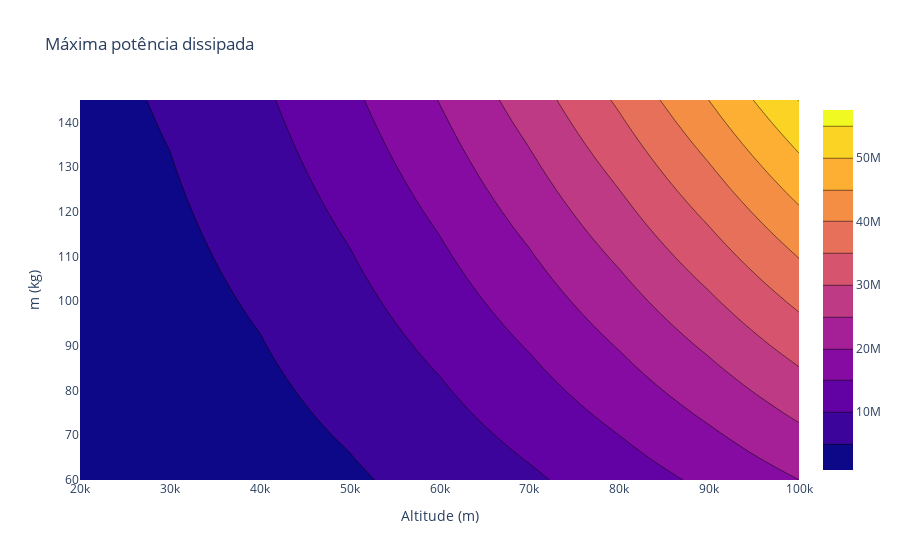

This figure's notebook cell:
### Code cell
layout = go.Layout(title='Máxima potência dissipada',
                   yaxis={'title':'m (kg)'},
                   xaxis={'title': 'Altitude (m)'})

fig3 = go.Figure(data =
    go.Contour(
        z=k_new,
        x=x_new, # horizontal axis
        y=y_new, # vertical axis
        ), layout=layout)
fig3.show()

### Figure 1 — Plotly figure (JSON) as saved in the notebook; plotly's stock layout.template omitted (floating-point values rounded to 4 significant figures; data arrays with more than 128 entries replaced by an {"elided": "..."} marker saying what was removed)
{"data": [{"type": "contour", "x": {"elided": "162 int values"}, "y": {"elided": "162 int values"}, "z": {"elided": "162 float values"}}], "layout": {"title": {"text": "Máxima potência dissipada"}, "xaxis": {"title": {"text": "Altitude (m)"}}, "yaxis": {"title": {"text": "m (kg)"}}}}
